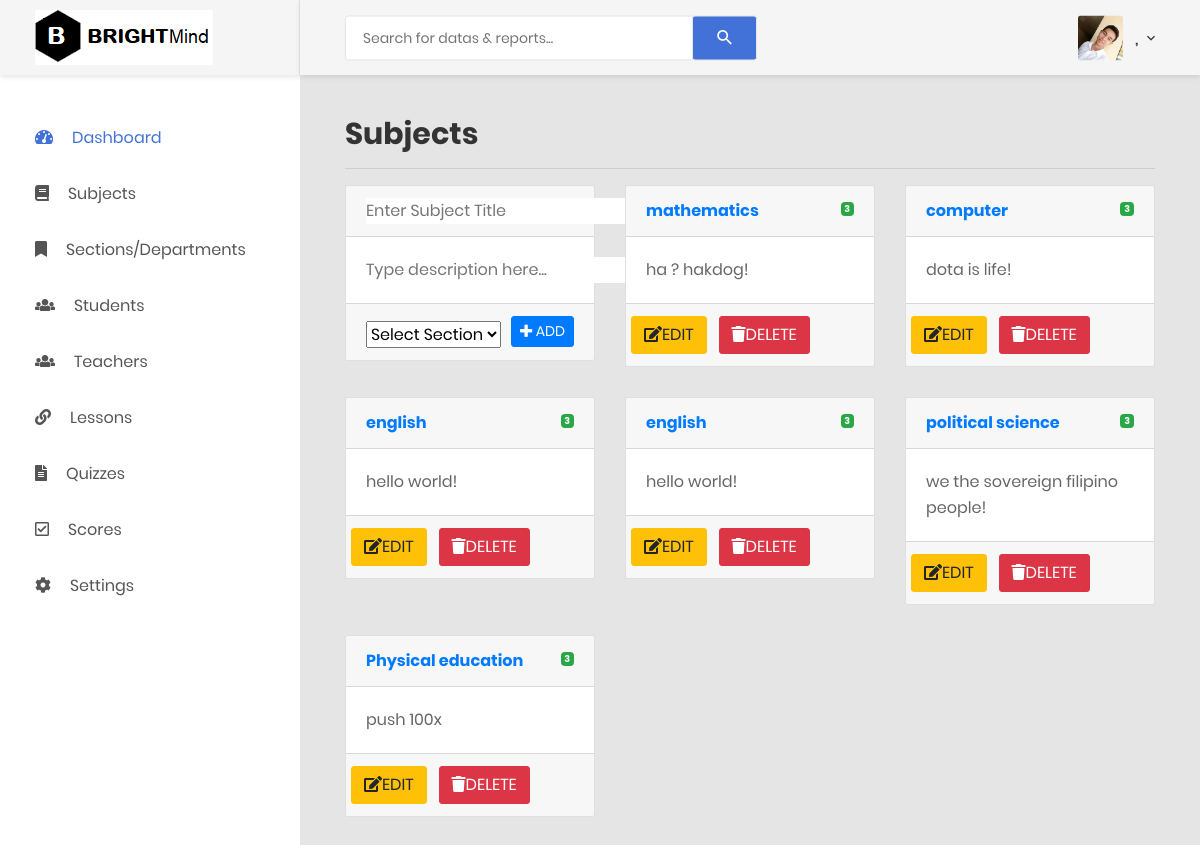
/adminsubjects.php, run on the app's committed database.
### tables this page shows
CREATE TABLE `subjecttbl` (
  `subjectid` int(10) NOT NULL,
  `subjectname` varchar(100) NOT NULL,
  `subjectdesc` varchar(100) NOT NULL
);

### adminsubjects.php (the view, shortened to what this page needs)
<?php
include('adminsession.php');
$sql="SELECT * FROM subjecttbl";
$query=mysqli_query($con, $sql);
?>
<!DOCTYPE html>
<php lang="en">
<head>
    <link href="css/font-face.css" rel="stylesheet" media="all">
    <link href="vendor/font-awesome-4.7/css/font-awesome.min.css" rel="stylesheet" media="all">
    <link href="vendor/font-awesome-5/css/fontawesome-all.min.css" rel="stylesheet" media="all">
    <link href="vendor/mdi-font/css/material-design-iconic-font.min.css" rel="stylesheet" media="all">
    <link href="vendor/bootstrap-4.1/bootstrap.min.css" rel="stylesheet" media="all">
    <link href="vendor/animsition/animsition.min.css" rel="stylesheet" media="all">
    <link href="vendor/bootstrap-progressbar/bootstrap-progressbar-3.3.4.min.css" rel="stylesheet" media="all">
    <link href="vendor/wow/animate.css" rel="stylesheet" media="all">
    <link href="vendor/css-hamburgers/hamburgers.min.css" rel="stylesheet" media="all">
    <link href="vendor/slick/slick.css" rel="stylesheet" media="all">
    <link href="vendor/select2/select2.min.css" rel="stylesheet" media="all">
    <link href="vendor/perfect-scrollbar/perfect-scrollbar.css" rel="stylesheet" media="all">
    <link href="css/theme.css" rel="stylesheet" media="all">
</head>
<body class="animsition">
    <div class="page-wrapper">
        <?php include("adminheadermobileandsidebar.php"); ?>
        <div class="page-container">
            <?php include("adminheader.php"); ?>
            <div class="main-content">
                <div class="section__content section__content--p30">
                    <div class="container-fluid">
                            <div>
                                <h2>Subjects</h2><hr/>
                            </div>
                          <div class="row">
                            <div class="col-md-4">
                                <form action="addsub.php" method="POST">
                                    <div class="card">
                                     <div class="card-header">
                                         <strong class="card-title">
                                            <input type="text" name="subjectname" id="subname" placeholder="Enter Subject Title" autofocus="autofocus">
                                        </strong>
                                     </div>
                                    <div class="card-body">
                                        <p class="card-text"> <input type="text" name="subjectdesc" id="subdes"  placeholder="Type description here...">
                                        </p>
                                    </div>
                                    <div class="card-footer">
                                    <select  name="sections" style="margin-top: 5px;">
                                                <option selected="selected" disabled>Select Section</option>
                                            </select>
                                        <button type="submit" class="btn btn-primary btn-sm" style="float:right; display: inline;"  id="addsubj" name="submitnewsubject"><i class="fas fa-plus"></i> ADD</button>
                                    </div>
                                </form>
                               </div>
                            </div>
                            <?php  while ($row=mysqli_fetch_assoc($query)) {  ?>
                            <div class="col-md-4">
                                    <div class="card">
                                     <div class="card-header">
                                         <strong class="card-title"><a href="<?php echo $row['subjectid'] ?>"><?php echo $row['subjectname'] ?></a>
                                            <small>
                                                <span class="badge badge-success float-right mt-1">3</span>
                                           </small>
                                        </strong>
                                     </div>
                                    <div class="card-body">
                                        <p class="card-text"><?php echo $row['subjectdesc'] ?>
                                        </p>
                                    </div>
                                    <div class="card-footer">
                                        <div class="row">
                                            <button class="btn btn-warning" onclick="editsubject(<?php echo $row['subjectid']; ?>)"><i class="fas fa-pencil-square-o"></i>EDIT</button> &nbsp&nbsp&nbsp
                                             <a href="<?php echo "addsub.php?deletesubject=1&id=".$row['subjectid'] ?>"><button class="btn btn-danger"><i class="fas fa-trash"></i>DELETE</button></a>
                                         </div>
                                    </div>
                                </div>
                            </div>
                        <?php } ?>
                        </div>
                    </div>
                </div>
            </div>
        </div>
</body>
</php>

### data on the page
subjecttbl: subjectname "mathematics", subjectdesc "ha ? hakdog!"
subjecttbl: subjectname "computer", subjectdesc "dota is life!"
subjecttbl: subjectname "english", subjectdesc "hello world!"
subjecttbl: subjectname "english", subjectdesc "hello world!"
subjecttbl: subjectname "political science", subjectdesc "we the sovereign filipino people!"
subjecttbl: subjectname "Physical education", subjectdesc "push 100x"
